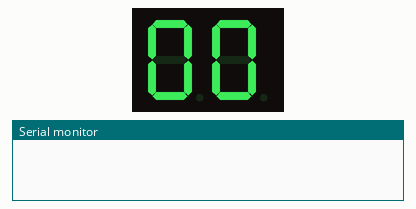
The sketch below on a simulated Arduino Uno, built with avr-gcc and run on an emulated ATmega328P. On the bench: 2-digit seven-segment display, the last lines printed to the serial monitor. Wiring (inferred from the names in the program): 2-digit 7-segment display, segments lit when HIGH: segments pin 4, pin 5, pin 6, pin 7, pin 8, pin 9, pin 10; digit selects pin 2, pin 3. The segment pins are drawn as the display they are named for.

Above: at 0.15 s.
At 4.83 s:
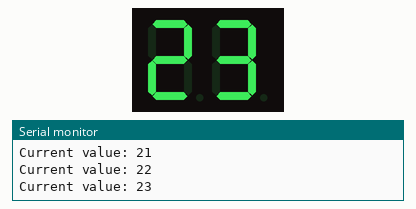
At 10.11 s:
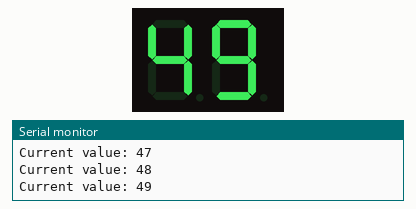
At 20.05 s:
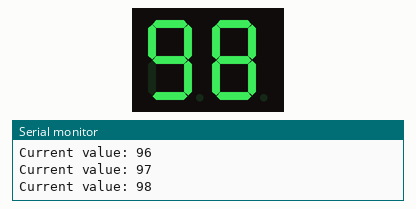
At 28.99 s:
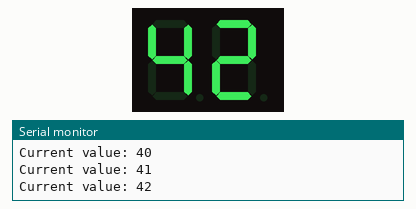
At 39.74 s:
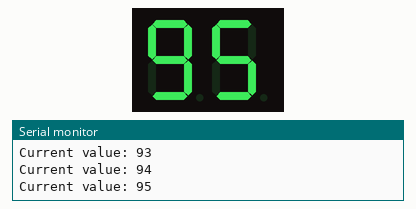

The sketch:

7-Segment_Display_Counter_using_Arduino.ino
```cpp
// Pin assignments for 7-segment display (common cathode)
const int digit1 = 2; // Units digit (ones)
const int digit2 = 3; // Tens digit (tens)

// Segment pins (a to g)
const int a = 4;
const int b = 5;
const int c = 6;
const int d = 7;
const int e = 8;
const int f = 9;
const int g = 10;

int x = 0; // Units digit
int y = 0; // Tens digit
boolean digit = HIGH; // Used to alternate between digits

unsigned long previousMillis = 0;
const long interval = 200;

void setup() {
  pinMode(a, OUTPUT);
  pinMode(b, OUTPUT);
  pinMode(c, OUTPUT);
  pinMode(d, OUTPUT);
  pinMode(e, OUTPUT);
  pinMode(f, OUTPUT);
  pinMode(g, OUTPUT);
  pinMode(digit1, OUTPUT);
  pinMode(digit2, OUTPUT);

  Serial.begin(9600); // <-- This enables Serial Monitor!
}

void loop() {
  unsigned long currentMillis = millis();

  digit = !digit;

  if (digit == LOW) {
    digitalWrite(digit1, LOW);  // Turn on units digit
    digitalWrite(digit2, HIGH); // Turn off tens digit
    displayDigit(x);
  } else {
    digitalWrite(digit1, HIGH); // Turn off units digit
    digitalWrite(digit2, LOW);  // Turn on tens digit
    displayDigit(y);
  }
  delay(5);

  if (currentMillis - previousMillis >= interval) {
    previousMillis = currentMillis;
    x++;
    if (x > 9) {
      x = 0;
      y++;
      if (y > 9) {
        y = 0;
      }
    }
    // Add Serial output here
    Serial.print("Current value: ");
    Serial.print(y);
    Serial.print(x);
    Serial.println();
  }
}

void displayDigit(int num) {
  // reset all segments
  digitalWrite(a, LOW);
  digitalWrite(b, LOW);
  digitalWrite(c, LOW);
  digitalWrite(d, LOW);
  digitalWrite(e, LOW);
  digitalWrite(f, LOW);
  digitalWrite(g, LOW);

  switch (num) {
    case 0: digitalWrite(a, HIGH); digitalWrite(b, HIGH); digitalWrite(c, HIGH); digitalWrite(d, HIGH); digitalWrite(e, HIGH); digitalWrite(f, HIGH); break;
    case 1: digitalWrite(b, HIGH); digitalWrite(c, HIGH); break;
    case 2: digitalWrite(a, HIGH); digitalWrite(b, HIGH); digitalWrite(d, HIGH); digitalWrite(e, HIGH); digitalWrite(g, HIGH); break;
    case 3: digitalWrite(a, HIGH); digitalWrite(b, HIGH); digitalWrite(c, HIGH); digitalWrite(d, HIGH); digitalWrite(g, HIGH); break;
    case 4: digitalWrite(b, HIGH); digitalWrite(c, HIGH); digitalWrite(f, HIGH); digitalWrite(g, HIGH); break;
    case 5: digitalWrite(a, HIGH); digitalWrite(c, HIGH); digitalWrite(d, HIGH); digitalWrite(f, HIGH); digitalWrite(g, HIGH); break;
    case 6: digitalWrite(a, HIGH); digitalWrite(c, HIGH); digitalWrite(d, HIGH); digitalWrite(e, HIGH); digitalWrite(f, HIGH); digitalWrite(g, HIGH); break;
    case 7: digitalWrite(a, HIGH); digitalWrite(b, HIGH); digitalWrite(c, HIGH); break;
    case 8: digitalWrite(a, HIGH); digitalWrite(b, HIGH); digitalWrite(c, HIGH); digitalWrite(d, HIGH); digitalWrite(e, HIGH); digitalWrite(f, HIGH); digitalWrite(g, HIGH); break;
    case 9: digitalWrite(a, HIGH); digitalWrite(b, HIGH); digitalWrite(c, HIGH); digitalWrite(d, HIGH); digitalWrite(f, HIGH); digitalWrite(g, HIGH); break;
  }
}
```
